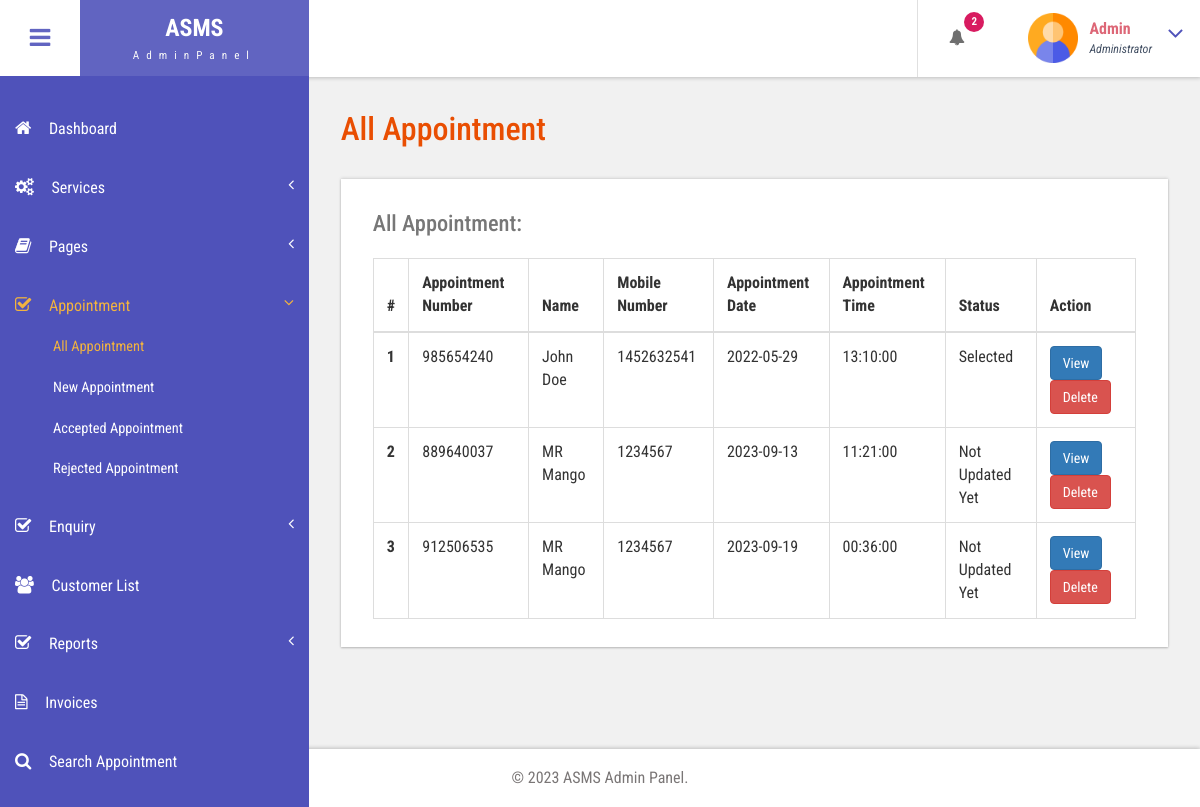
Page /admin/all-appointment.php (signed in) on the committed database.
### tables this page shows
CREATE TABLE `tblbook` (
  `ID` int(10) NOT NULL,
  `UserID` int(10) DEFAULT NULL,
  `AptNumber` int(10) DEFAULT NULL,
  `AptDate` date DEFAULT NULL,
  `AptTime` time DEFAULT NULL,
  `Message` mediumtext DEFAULT NULL,
  `BookingDate` timestamp NULL DEFAULT current_timestamp(),
  `Remark` varchar(250) DEFAULT NULL,
  `Status` varchar(250) DEFAULT NULL,
  `RemarkDate` timestamp NULL DEFAULT NULL ON UPDATE current_timestamp()
);

CREATE TABLE `tbluser` (
  `ID` int(10) NOT NULL,
  `FirstName` varchar(120) DEFAULT NULL,
  `LastName` varchar(250) DEFAULT NULL,
  `MobileNumber` bigint(10) DEFAULT NULL,
  `Email` varchar(120) DEFAULT NULL,
  `Password` varchar(120) DEFAULT NULL,
  `RegDate` timestamp NULL DEFAULT current_timestamp()
);

### admin/all-appointment.php (the view, shortened to what this page needs)
<?php
include('includes/dbconnection.php');
if (strlen($_SESSION['bpmsaid']==0)) {
  header('location:logout.php');
  } else{
  ?>
<!DOCTYPE HTML>
<html>
<head>
<link href="css/bootstrap.css" rel='stylesheet' type='text/css' />
<link href="css/style.css" rel='stylesheet' type='text/css' />
<link href="css/font-awesome.css" rel="stylesheet">
<link href="css/animate.css" rel="stylesheet" type="text/css" media="all">
<link href="css/custom.css" rel="stylesheet">
</head>
<body class="cbp-spmenu-push">
	<div class="main-content">
		 <?php include_once('includes/sidebar.php');?>
		 <?php include_once('includes/header.php');?>
		<div id="page-wrapper">
			<div class="main-page">
				<div class="tables">
					<h3 class="title1">All Appointment</h3>
					<div class="table-responsive bs-example widget-shadow">
						<h4>All Appointment:</h4>
						<table class="table table-bordered"> <thead> <tr> <th>#</th>
							<th> Appointment Number</th>
							<th>Name</th><th>Mobile Number</th>
							<th>Appointment Date</th>
							<th>Appointment Time</th>
							<th>Status</th>
							<th>Action</th> </tr> </thead> <tbody>
<?php
$ret=mysqli_query($con,"select tbluser.FirstName,tbluser.LastName,tbluser.Email,tbluser.MobileNumber,tblbook.ID as bid,tblbook.AptNumber,tblbook.AptDate,tblbook.AptTime,tblbook.Message,tblbook.BookingDate,tblbook.Status from tblbook join tbluser on tbluser.ID=tblbook.UserID");
$cnt=1;
while ($row=mysqli_fetch_array($ret)) {
?>
						 <tr> <th scope="row"><?php echo $cnt;?></th>
						 	<td><?php  echo $row['AptNumber'];?></td>
						 	<td><?php  echo $row['FirstName'];?> <?php  echo $row['LastName'];?></td>
						 	<td><?php  echo $row['MobileNumber'];?></td>
						 	<td><?php  echo $row['AptDate'];?></td>
						 	<td><?php  echo $row['AptTime'];?></td>
						 	<?php if($row['Status']==""){ ?>
                     <td class="font-w600"><?php echo "Not Updated Yet"; ?></td>
                     <?php } else { ?>
                      <td><?php  echo $row['Status'];?></td><?php } ?>
                                       <td><a href="view-appointment.php?viewid=<?php echo $row['bid'];?>" class="btn btn-primary">View</a>
<a href="all-appointment.php?delid=<?php echo $row['bid'];?>" class="btn btn-danger" onClick="return confirm('Are you sure you want to delete?')">Delete</a>
                                       	</td> </tr>   <?php
$cnt=$cnt+1;
}?></tbody> </table>
					</div>
				</div>
			</div>
		</div>
		 <?php include_once('includes/footer.php');?>
	</div>
</body>
</html>
<?php }  ?>

### admin/includes/header.php (shortened to what this page needs)
<div class="sticky-header header-section ">
      <div class="header-left">
        <button id="showLeftPush"><i class="fa fa-bars"></i></button>
        <div class="logo">
          <a href="index.html">
            <h1>ASMS</h1>
            <span>AdminPanel</span>
          </a>
        </div>
      </div>
      <div class="header-right">
        <div class="profile_details_left">
          <ul class="nofitications-dropdown">
            <?php
$ret1=mysqli_query($con,"select tbluser.FirstName,tbluser.LastName,tblbook.ID as bid,tblbook.AptNumber from tblbook join tbluser on tbluser.ID=tblbook.UserID where tblbook.Status is null");
$num=mysqli_num_rows($ret1);
?>
            <li class="dropdown head-dpdn">
              <a href="#" class="dropdown-toggle" data-toggle="dropdown" aria-expanded="false"><i class="fa fa-bell"></i><span class="badge blue"><?php echo $num;?></span></a>
            </li>
          </ul>
          <div class="clearfix"> </div>
        </div>
        <div class="profile_details">
        <?php
$adid=$_SESSION['bpmsaid'];
$ret=mysqli_query($con,"select AdminName from tbladmin where ID='$adid'");
$row=mysqli_fetch_array($ret);
$name=$row['AdminName'];
?>
          <ul>
            <li class="dropdown profile_details_drop">
              <a href="#" class="dropdown-toggle" data-toggle="dropdown" aria-expanded="false">
                <div class="profile_img">
                  <span class="prfil-img"><img src="images/admin.png" alt="" width="50" height="50"> </span>
                  <div class="user-name">
                    <p><?php echo $name; ?></p>
                    <span>Administrator</span>
                  </div>
                  <i class="fa fa-angle-down lnr"></i>
                  <div class="clearfix"></div>
                </div>
              </a>
            </li>
          </ul>
        </div>
      </div>
      <div class="clearfix"> </div>
    </div>

### admin/css/style.css (style rules this page uses)
h4, h5, h6, h1, h2, h3 { margin: 0; }
ul, ol { margin: 0; }
p { margin: 0; }
html, body { font-family: 'Roboto Condensed', sans-serif; font-size: 100%; overflow-x: hidden; background: #fff; }
body a { transition: 0.5s all ease; -webkit-transition: 0.5s all ease; -moz-transition: 0.5s all ease; -o-transition: 0.5s all ease; -ms-transition: 0.5s all ease; text-decoration:none; }
h1,h2,h3,h4,h5,h6 { margin:0; }
p { margin:0; }
ul,label { margin:0; padding:0; }
.main-content { position: relative; }
.sticky-header { position: fixed; top: 0; left:0px; width: 100%; z-index: 100; }
.header-section { background:#FFF; box-shadow: 1px 1px 4px rgba(0, 0, 0, 0.21); -webkit-box-shadow: 1px 1px 4px rgba(0, 0, 0, 0.21); -moz-box-shadow: 1px 1px 4px rgba(0, 0, 0, 0.21); -o-box-shadow: 1px 1px 4px rgba(0, 0, 0, 0.21); }
.header-section::after { clear: both; display: block; content: ''; }
.header-left { float: left; width: 45%; }
.header-right { float: right; }
button#showLeftPush { font-size: 1.5em; width: 80px; padding: 0.87em 0; text-align: center; cursor: pointer; float: left; color: #6F6F6F; -moz-transition: all 0.2s ease-out 0s; -webkit-transition: all 0.2s ease-out 0s; transition: all 0.2s ease-out 0s; border: none; background-color: #fff; outline:none; }
.cbp-spmenu-push { overflow-x: hidden; position: relative; }
.cbp-spmenu, .cbp-spmenu-push { -webkit-transition: all 0.3s ease; -moz-transition: all 0.3s ease; transition: all 0.3s ease; }
.cbp-spmenu-push div#page-wrapper { margin: 0 0 0 19.3em; transition:.5s all; -webkit-transition:.5s all; -moz-transition:.5s all; }
.fa { display: inline-block; font-family: FontAwesome; font-style: normal; font-weight: normal; line-height: 1; -webkit-font-smoothing: antialiased; -moz-osx-font-smoothing: grayscale; }
.logo { background: #6164C1; text-align: center; float: left; }
.logo a { padding: 0.9em 3.3em .7em; display: block; text-decoration: none; }
.logo a h1 { color: #fff; font-size: 1.5em; line-height: 1.2em; font-weight: 700; }
.logo a span { color: #F8F8F8; font-size: .7em; text-align: center; letter-spacing: 7px; }
.profile_details_left { float: left; }
li.dropdown.head-dpdn { display: inline-block; padding: 1.7em 0; border-left: 1px solid #E0E0E0; float: left; }
li.dropdown.head-dpdn a.dropdown-toggle { padding: 1.7em 2em; }
i.fa.fa-bell { color:#6F6F6F; }
.header-right span.badge { font-size: 11px; font-weight: bold; color: #FFF; background: #8BC34A; line-height: 15px; width: 20px; height: 20px; border-radius: 2em; -webkit-border-radius: 2em; -moz-border-radius: 2em; -o-border-radius: 2em; text-align: center; display: inline-block; position: absolute; top: 16%; padding: 2px 0 0; }
.header-right span.blue { background-color:#D81B60; }
.profile_details { float: right; }
.profile_details_drop a.dropdown-toggle { display:block; padding: 0.8em 3em 0 2em; }
.profile_img span.prfil-img { float:left; }
.user-name { float:left; margin-top:8px; margin-left:11px; height:35px; }
.profile_details ul li { list-style-type:none; position:relative; }
.profile_details li a i.fa.lnr { position: absolute; top: 34%; right: 8%; color: #4F52BA; font-size: 1.6em; }
.user-name p { font-size:1em; color:#DD6777; line-height:1em; font-weight:700; }
.user-name span { font-size: .75em; font-style: italic; color: #424f63; font-weight: normal; margin-top: .3em; }
.widget-shadow { background-color: #fff; box-shadow: 0 -1px 3px rgba(0,0,0,.12),0 1px 2px rgba(0,0,0,.24); -webkit-box-shadow: 0 -1px 3px rgba(0,0,0,.12),0 1px 2px rgba(0,0,0,.24); -moz-box-shadow: 0 -1px 3px rgba(0,0,0,.12),0 1px 2px rgba(0,0,0,.24); }
h3.title1 { font-size: 2em; color: #e94e02; margin-bottom: 0.8em; }
.table > thead > tr > th, .table > tbody > tr > th, .table > tfoot > tr > th, .table > thead > tr > td, .table > tbody > tr > td, .table > tfoot > tr > td { border-top: none; }
.tables h4 { font-size: 1.4em; margin-bottom: 1em; color: #777777; }
.tables .panel-body ,.tables .bs-example { padding: 2em 2em 0.5em; }
.tables .table > thead > tr > th, .tables .table > tbody > tr > th, .tables .table > tfoot > tr > th, .tables .table > thead > tr > td, .tables .table > tbody > tr > td, .tables .table > tfoot > tr > td { padding: 13px; border-top: 1px solid #E0E0E0; }
.bs-example { margin-top: 2em; }

### admin/css/custom.css (style rules this page uses)
#page-wrapper { padding:7em 2em 2.5em; background-color: #F1F1F1; }

### rows in the picture
tblbook: AptNumber "985654240", UserID.FirstName "John", UserID.LastName "Doe", UserID.MobileNumber "1452632541", AptDate "2022-05-29", AptTime "13:10:00", Status "Selected"
tblbook: AptNumber "889640037", UserID.FirstName "MR", UserID.LastName "Mango", UserID.MobileNumber "1234567", AptDate "2023-09-13", AptTime "11:21:00", shows "Not Updated Yet"
tblbook: AptNumber "912506535", UserID.FirstName "MR", UserID.LastName "Mango", UserID.MobileNumber "1234567", AptDate "2023-09-19", AptTime "00:36:00", shows "Not Updated Yet"

### other values in the picture
$num "2"
$name "Admin"
